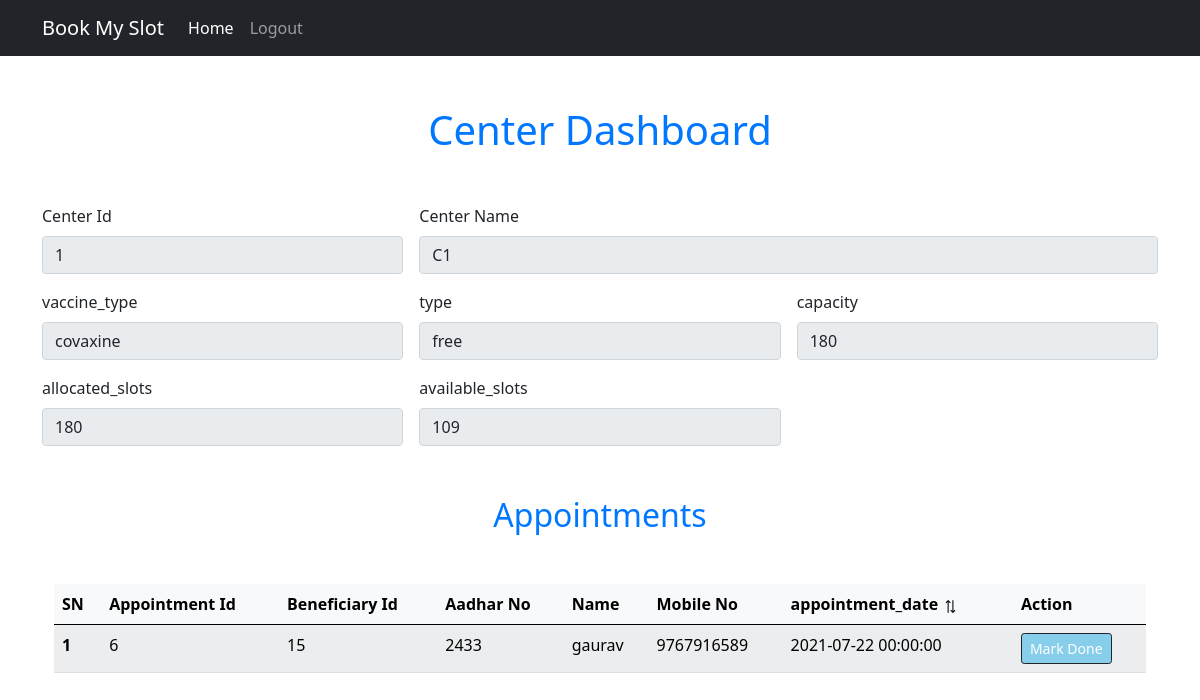
Page /center_dashboard (signed in) on the earlier database version.
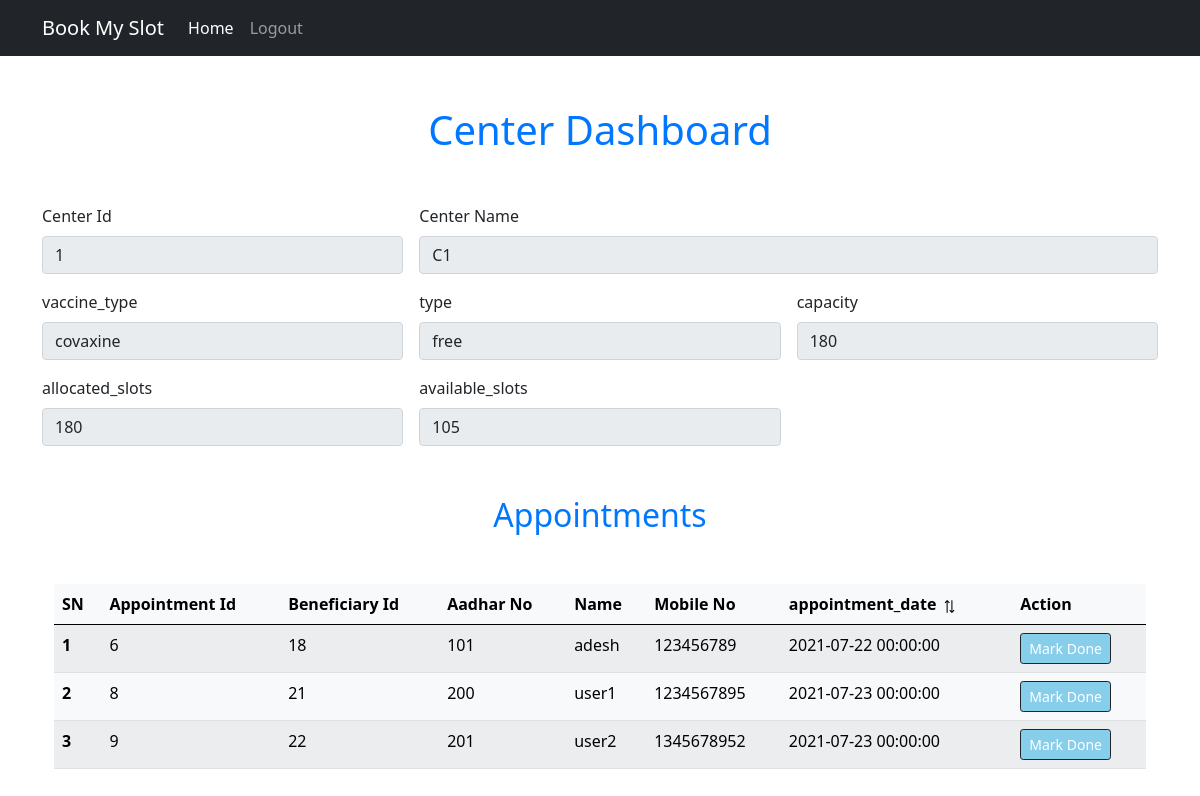
Same page on the later database version.
### models.py (models this page shows)
class Center(db.Model):
    __tablename__= 'centers'
    center_id=db.Column(db.Integer, primary_key=True)
    center_name=db.Column(db.String(100), nullable=False)
    city=db.Column(db.String(100), nullable=False)
    district=db.Column(db.String(100), nullable=False)
    pin_code=db.Column(db.String(100), nullable=False)
    capacity=db.Column(db.String(100),nullable=False)
    allocated_slots=db.Column(db.Integer, nullable=False)
    available_slots=db.Column(db.Integer, nullable=False)
    vaccine_type=db.Column(db.String(100),nullable=False)
    type=db.Column(db.String, nullable=False)

class Bookings(db.Model):
    __tablename__= 'bookings'
    booking_id=db.Column(db.Integer, primary_key=True)
    user_id=db.Column(db.Integer,db.ForeignKey('users.id'))
    center_id=db.Column(db.Integer,db.ForeignKey('centers.center_id'))
    vaccine=db.Column(db.String(100),default='V1')
    type=db.Column(db.String,default='free')
    booking_date=db.Column(db.DateTime, default=datetime.datetime.utcnow())
    appointment_date=db.Column(db.DateTime, default=datetime.datetime.utcnow())

class User(db.Model,UserMixin):
    __tablename__= 'users'
    id=db.Column(db.Integer, primary_key=True)
    first_name=db.Column(db.String(100), nullable=False)
    last_name=db.Column(db.String(100), nullable=False)
    aadhar_no=db.Column(db.Integer(), nullable=False,unique=True)
    birth_year=db.Column(db.Integer(), nullable=False)
    email=db.Column(db.String(100),nullable=False)
    mobile_no=db.Column(db.Integer(), nullable=False)
    password=db.Column(db.String(100), nullable=False)
    dose = db.Column(db.Integer(), nullable=True)

### routes.py (the view)
@app.route("/center_dashboard")
@login_required
def center_dashboard():
    if is_authorized_staff():
        try:
            center_data =get_center(current_user.center_id)
            order = request.args.get("order")
            user_appo_data=user_and_appo_data_sroted(current_user.center_id, order=order)
            logged_in_staff_data = get_staff_data(current_user.staff_id)
            errmsg=""
            if session.get("errmsg"):
                errmsg = session.get("errmsg")
                flash(errmsg,"danger")
            return render_template('center_dashboard.html', center=center_data,data=user_appo_data,logged_in_staff_data=logged_in_staff_data)
        except:
            flash("Some error occured, Try again later...","danger")
            return render_template('staff_login.html')
    else:
        flash("You are not a authorised staff to access this page","warning")
        return redirect(url_for("staff_login")),403

### auth.py (called while the page is built)
@login_manager.user_loader
def load_user(user_id):
    user=session.get('user_cat')
    if user == "Staff":
        return Staff.query.get(user_id)
    else:
        return User.query.get(user_id)

def is_authorized_staff():
    if not(session["user_cat"]=="Staff"):
        return False
    else:
        return True

### models.py (called while the page is built)
def get_staff_data(staff_id):
    result = Staff.query.get(staff_id)
    staff = staff_schema.dump(result)
    return staff

def get_center(center_id):
    result = Center.query.get(center_id)
    center = center_schema.dump(result)
    return center

### templates/center_dashboard.html (shortened to what this page needs)
{% extends 'base.html' %}
{% block body %}
<div class="container profile-container">
    <h1 class="center-text heading">Center Dashboard</h1>
    <form class="row g-3 " >
        {% if center %}
        {% set center_id=center.center_id %}
        {% set center_name=center.center_name %}
        {% set vaccine_type=center.vaccine_type %}
        {% set type=center.type %}
        {% set capacity=center.capacity%}
        {% set allocated_slots=center.allocated_slots%}
        {% set available_slots=center.available_slots%}
        {% set allocated_slots=center.allocated_slots%}
        {% else %}
        {% set center_id=NA %}
        {% set center_name=NA %}
        {% set vaccine_type=NA %}
        {% set type=NA %}
        {% set capacity=NA %}
        {% set allocated_slots= NA %}
        {% set available_slots= NA %}
        {% set allocated_slots= NA %}
        {% endif %}
        <div class="col-md-4">
            <label for="center_id" class="form-label">Center Id</label>
            <input type="number" class="form-control" id="center_id" value={{center_id}} disabled>
        </div>
        <div class="col-md-8">
            <label for="center_name" class="form-label">Center Name</label>
            <input type="text" class="form-control" id="name" name="center_name" value={{center_name}} disabled>
        </div>
        <div class="col-md-4">
            <label for="vaccine_type" class="form-label">vaccine_type</label>
            <input type="text" class="form-control" id="vaccine_type" value={{vaccine_type}} disabled>
        </div>
        <div class="col-md-4">
            <label for="type" class="form-label">type</label>
            <input type="text" class="form-control" id="vaccine_type" value={{type}} disabled>
        </div>
        <div class="col-md-4">
            <label for="capacity" class="form-label">capacity</label>
            <input type="number" class="form-control" id="capacity" value="{{capacity}}" disabled>
        </div>
        <div class="col-md-4">
            <label for="allocated_slots" class="form-label">allocated_slots</label>
            <input type="number" class="form-control" id="allocated_slots" value="{{allocated_slots}}" disabled>
        </div>
        <div class="col-md-4">
            <label for="available_slots" class="form-label">available_slots</label>
            <input type="number" class="form-control" id="available_slots" value="{{available_slots}}" disabled>
        </div>
    </form>
    <div class="container my-4">
        <h2 class="center-text heading">Appointments</h2>
          {% if data|length ==0 %}
          <div class="alert alert-warning" role="alert">
            No Appointments...
          </div>
          {% else %}
      <table class="table table-light table-striped">
        <thead>
            <tr>
              <th scope="col">SN</th>
              <th scope="col">Appointment Id</th>
              <th scope="col">Beneficiary Id </th>
              <th scope="col">Aadhar No</th>
              <th scope="col">Name</th>
              <th scope="col">Mobile No</th>
              <th scope="col">appointment_date
                {% if request.args.get('order') %}
                    {% if request.args.get('order')=='asc' %}
                      <a href="{{ url_for('center_dashboard',order='desc') }}" >
                        <img class="sort-icon" src="{{ url_for('static',filename='images/d_arrow.png') }}" alt="">
                      </a>
                    {% else %}
                    <a href="{{ url_for('center_dashboard',order='asc') }}" >
                      <img class="sort-icon" src="{{ url_for('static',filename='images/u_arrow.png') }}" alt="">
                    </a>
                    {% endif %}
                {% else %}
                  <a href="{{ url_for('center_dashboard',order='desc') }}" >
                    <img class="sort-icon" src="{{ url_for('static',filename='images/sort.png') }}" alt="">
                  </a>
                {% endif %}
              </th>
              <th scope="col">Action</th>
            </tr>
          </thead>
          <tbody>
            {% for d in data %}
              <tr>
                <th scope="row">{{loop.index}}</th>
                <td>{{d.booking_id}}</td>
                <td>{{d.user_id}}</td>
                <td>{{d.aadhar_no}}</td>
                <td>{{d.first_name}}</td>
                <td>{{d.mobile_no}}</td>
                {% set date = d.appointment_date %}
                <td>{{date}}</td>
                <td><a href="/shot_done/{{d.user_id}}" class="btn btn-dark btn-sm shot_done_btn">Mark Done</a>
              </tr>
              {% endfor %}
          </tbody>
      </table>
      {% endif %}
    </div>
</div>
{% endblock body %}

### templates/base.html (shortened to what this page needs)
<!DOCTYPE html>
<html lang="en">
<head>
    <link href="https://cdn.jsdelivr.net/npm/bootstrap@5.0.2/dist/css/bootstrap.min.css" rel="stylesheet">
    <link rel="stylesheet" href="{{ url_for('static', filename='css/style.css') }} ">
</head>
<body>
    <nav class="navbar navbar-expand-lg navbar-dark bg-dark">
        <div class="container">
          <a class="navbar-brand" href="#">Book My Slot</a>
          <div class="collapse navbar-collapse" id="navbarSupportedContent">
            <ul class="navbar-nav me-auto mb-2 mb-lg-0">
              {% if current_user.is_authenticated %}
                  {% if session["user_cat"]=="Staff" %}
                    <li class="nav-item">
                      <a class="nav-link active" aria-current="page" href="{{url_for('center_dashboard')}}">Home</a>
                    </li>
                  {% else %}
                    <li class="nav-item">
                      <a class="nav-link active" aria-current="page" href="{{url_for('user_home')}}">Home</a>
                    </li>
                  {% endif %}
                  <li class="nav-item">
                    <a class="nav-link" href="{{ url_for('logout') }}">Logout</a>
                  </li>
              {% endif %}
            </ul>
          </div>
        </div>
      </nav>
      {% block body %}
       {% endblock body %}
</body>
</html>

### static/css/style.css (style rules this page uses)
.heading { margin: 50px auto; text-align: center; color: rgb(0, 119, 255); }
.center-text { text-align: center; }
.shot_done_btn { background-color: skyblue; }
.sort-icon { height: 17px; }

Differences in the rows shown:
changed Bookings id 6: user_id "15" → "18"; aadhar_no "2433" → "101"; first_name "gaurav" → "adesh"; mobile_no "9767916589" → "123456789"
added Bookings: booking_id "8", user_id "21", aadhar_no "200", first_name "user1", mobile_no "1234567895", appointment_date "2021-07-23 00:00:00"
added Bookings: booking_id "9", user_id "22", aadhar_no "201", first_name "user2", mobile_no "1345678952", appointment_date "2021-07-23 00:00:00"
Other differences:
form field available_slots: "109" → "105"
